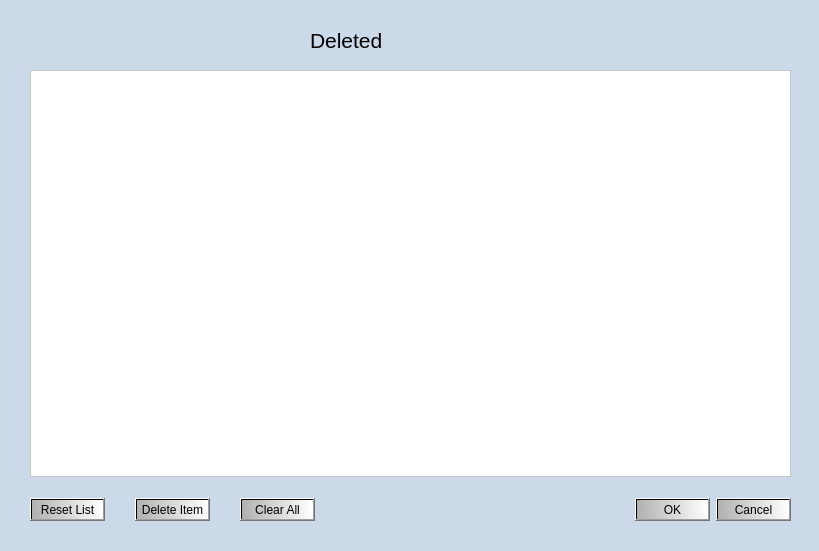
<?xml version="1.0" encoding="UTF-8"?>
<ui version="4.0">
 <class>recycledbin</class>
 <widget class="QDialog" name="recycledbin">
  <property name="geometry">
   <rect>
    <x>0</x>
    <y>0</y>
    <width>819</width>
    <height>551</height>
   </rect>
  </property>
  <property name="minimumSize">
   <size>
    <width>819</width>
    <height>551</height>
   </size>
  </property>
  <property name="windowTitle">
   <string>Dialog</string>
  </property>
  <property name="windowIcon">
   <iconset resource="../resources.qrc">
    <normaloff>:/icons/Images/DBSimple.jpg</normaloff>:/icons/Images/DBSimple.jpg</iconset>
  </property>
  <property name="styleSheet">
   <string notr="true">QDialog{
background-color: rgb(204, 217, 233);
font-family: &quot;Verdana&quot;;
font-size: 9pt;
}

QLineEdit{
background-color: white;
}

QTableView{
background-color: white;
}

QPushButton{
color: rgb(0, 0, 0);
background-color: qlineargradient(spread:pad, x1:0, y1:0.619, x2:1, y2:0.58, stop:0 rgba(176, 176, 176, 255), stop:1 rgba(255, 255, 255, 255));
}

QPushButton::hover{
background-color: qlineargradient(spread:reflect, x1:0, y1:0, x2:1, y2:1, stop:0.318408 rgba(69, 69, 69, 255), stop:1 rgba(162, 162, 162, 255));
}

QPushButton::pressed{
background-color: qlineargradient(spread:reflect, x1:0, y1:0, x2:1, y2:1, stop:0.318408 rgba(69, 69, 69, 255), stop:1 rgba(162, 162, 162, 255));
}</string>
  </property>
  <widget class="QLabel" name="label">
   <property name="geometry">
    <rect>
     <x>310</x>
     <y>20</y>
     <width>171</width>
     <height>41</height>
    </rect>
   </property>
   <property name="font">
    <font>
     <pointsize>20</pointsize>
     <weight>50</weight>
     <bold>false</bold>
    </font>
   </property>
   <property name="text">
    <string>&lt;html&gt;&lt;head/&gt;&lt;body&gt;&lt;p&gt;&lt;span style=&quot; font-size:16pt;&quot;&gt;Deleted&lt;/span&gt;&lt;/p&gt;&lt;/body&gt;&lt;/html&gt;</string>
   </property>
  </widget>
  <widget class="QWidget" name="layoutWidget">
   <property name="geometry">
    <rect>
     <x>30</x>
     <y>70</y>
     <width>761</width>
     <height>451</height>
    </rect>
   </property>
   <layout class="QVBoxLayout" name="verticalLayout">
    <item>
     <widget class="QTableView" name="tableView_deletedItems"/>
    </item>
    <item>
     <spacer name="verticalSpacer">
      <property name="orientation">
       <enum>Qt::Vertical</enum>
      </property>
      <property name="sizeType">
       <enum>QSizePolicy::Fixed</enum>
      </property>
      <property name="sizeHint" stdset="0">
       <size>
        <width>20</width>
        <height>15</height>
       </size>
      </property>
     </spacer>
    </item>
    <item>
     <layout class="QHBoxLayout" name="horizontalLayout">
      <item>
       <widget class="QPushButton" name="pushButton_resetList">
        <property name="text">
         <string>Reset List</string>
        </property>
       </widget>
      </item>
      <item>
       <spacer name="horizontalSpacer">
        <property name="orientation">
         <enum>Qt::Horizontal</enum>
        </property>
        <property name="sizeType">
         <enum>QSizePolicy::Fixed</enum>
        </property>
        <property name="sizeHint" stdset="0">
         <size>
          <width>24</width>
          <height>20</height>
         </size>
        </property>
       </spacer>
      </item>
      <item>
       <widget class="QPushButton" name="pushButton_deleteItem">
        <property name="text">
         <string>Delete Item</string>
        </property>
       </widget>
      </item>
      <item>
       <spacer name="horizontalSpacer_2">
        <property name="orientation">
         <enum>Qt::Horizontal</enum>
        </property>
        <property name="sizeType">
         <enum>QSizePolicy::Fixed</enum>
        </property>
        <property name="sizeHint" stdset="0">
         <size>
          <width>24</width>
          <height>20</height>
         </size>
        </property>
       </spacer>
      </item>
      <item>
       <widget class="QPushButton" name="pushButton_clearAll">
        <property name="text">
         <string>Clear All</string>
        </property>
        <property name="flat">
         <bool>false</bool>
        </property>
       </widget>
      </item>
      <item>
       <widget class="QDialogButtonBox" name="buttonBox">
        <property name="enabled">
         <bool>true</bool>
        </property>
        <property name="orientation">
         <enum>Qt::Horizontal</enum>
        </property>
        <property name="standardButtons">
         <set>QDialogButtonBox::Cancel|QDialogButtonBox::Ok</set>
        </property>
       </widget>
      </item>
     </layout>
    </item>
   </layout>
  </widget>
  <zorder>layoutWidget</zorder>
  <zorder>label</zorder>
 </widget>
 <resources>
  <include location="../resources.qrc"/>
 </resources>
 <connections>
  <connection>
   <sender>buttonBox</sender>
   <signal>accepted()</signal>
   <receiver>recycledbin</receiver>
   <slot>accept()</slot>
   <hints>
    <hint type="sourcelabel">
     <x>248</x>
     <y>254</y>
    </hint>
    <hint type="destinationlabel">
     <x>157</x>
     <y>274</y>
    </hint>
   </hints>
  </connection>
  <connection>
   <sender>buttonBox</sender>
   <signal>rejected()</signal>
   <receiver>recycledbin</receiver>
   <slot>reject()</slot>
   <hints>
    <hint type="sourcelabel">
     <x>316</x>
     <y>260</y>
    </hint>
    <hint type="destinationlabel">
     <x>286</x>
     <y>274</y>
    </hint>
   </hints>
  </connection>
 </connections>
</ui>
